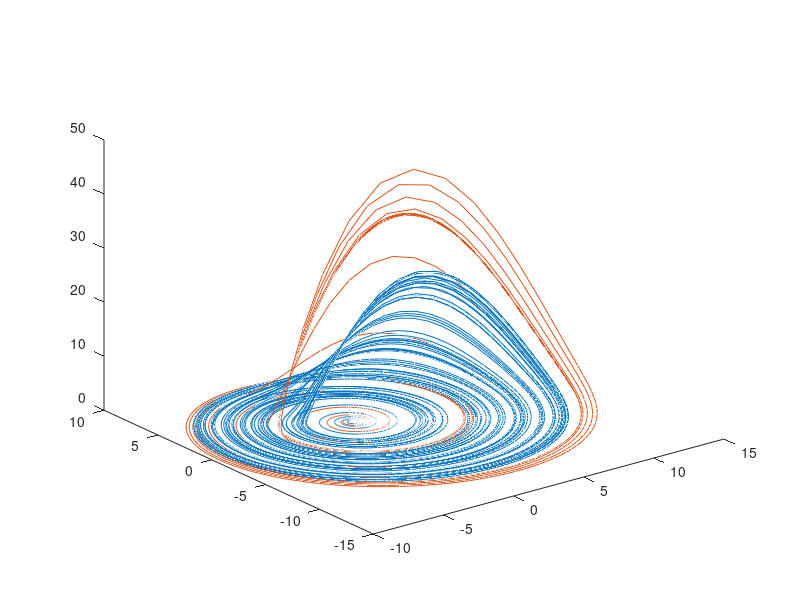

MATLAB code for this plot:
function modified_and_runge()
    a = 0.2
    b = 0.2
    c = 5.7
    
    x0 = 0.1
    y0 = 0.2
    z0 = 0.3
    
    dt = 0.05
    N = 10000
    
    [X1, Y1, Z1] = runge_kutta_method(a, b, c, x0, y0, z0, dt, N);
    [X2, Y2, Z2] = euler_method(a, b, c, x0, y0, z0, dt, N);
    
    T = 1 : N;
    
    figure;
    plot3(X1, Y1, Z1, X2, Y2, Z2);
end

function [X, Y, Z] = euler_method(a, b, c, x0, y0, z0, dt, N)
    X = 1 : N;
    Y = 1 : N;
    Z = 1 : N;
    
    X(1) = x0;
    Y(1) = y0;
    Z(1) = z0;
    
    for i = 1 : 1 : N - 1
        [X(i + 1), Y(i + 1), Z(i + 1)] = euler_method_1_step(a, b, c, X(i), Y(i), Z(i), dt);
    end
end

function [xa, ya, za] = euler_method_1_step(a, b, c, x, y, z, dt)
    xa = x + xt(a, b, c, x, y, z) * dt;
    ya = y + yt(a, b, c, x, y, z) * dt;
    za = z + zt(a, b, c, x, y, z) * dt;
end

function [X, Y, Z] = runge_kutta_method(a, b, c, x0, y0, z0, dt, N)
    X = 1 : N;
    Y = 1 : N;
    Z = 1 : N;
    
    X(1) = x0;
    Y(1) = y0;
    Z(1) = z0;
    
    for i = 1 : 1 : N - 1
        [X(i + 1), Y(i + 1), Z(i + 1)] = runge_kutta_method_1_step(a, b, c, X(i), Y(i), Z(i), dt);
    end
end

function [xr, yr, zr] = runge_kutta_method_1_step(a, b, c, x, y, z, h)
    ax = xt(a, b, c, x, y, z);
    ay = yt(a, b, c, x, y, z);
    az = zt(a, b, c, x, y, z);
    
    bx = xt(a, b, c, x + (h / 2) * ax, y + (h / 2) * ay, z + (h / 2) * az);
    by = yt(a, b, c, x + (h / 2) * ax, y + (h / 2) * ay, z + (h / 2) * az);
    bz = zt(a, b, c, x + (h / 2) * ax, y + (h / 2) * ay, z + (h / 2) * az);
    
    cx = xt(a, b, c, x + (h / 2) * bx, y + (h / 2) * by, z + (h / 2) * bz);
    cy = yt(a, b, c, x + (h / 2) * bx, y + (h / 2) * by, z + (h / 2) * bz);
    cz = zt(a, b, c, x + (h / 2) * bx, y + (h / 2) * by, z + (h / 2) * bz);
    
    dx = xt(a, b, c, x + h * cx, y + h * cy, z + h * cz);
    dy = yt(a, b, c, x + h * cx, y + h * cy, z + h * cz);
    dz = zt(a, b, c, x + h * cx, y + h * cy, z + h * cz);

    xr = x + (h / 6) * (ax + 2 * bx + 2 * cx + dx);
    yr = y + (h / 6) * (ay + 2 * by + 2 * cy + dy);
    zr = z + (h / 6) * (az + 2 * bz + 2 * cz + dz);
end

function res = xt(a, b, c, x, y, z)
    res = -y - z;
end

function res = yt(a, b, c, x, y, z)
    res = x + a * y;
end

function res = zt(a, b, c, x, y, z)
    res = b + z * (x - c);
end
